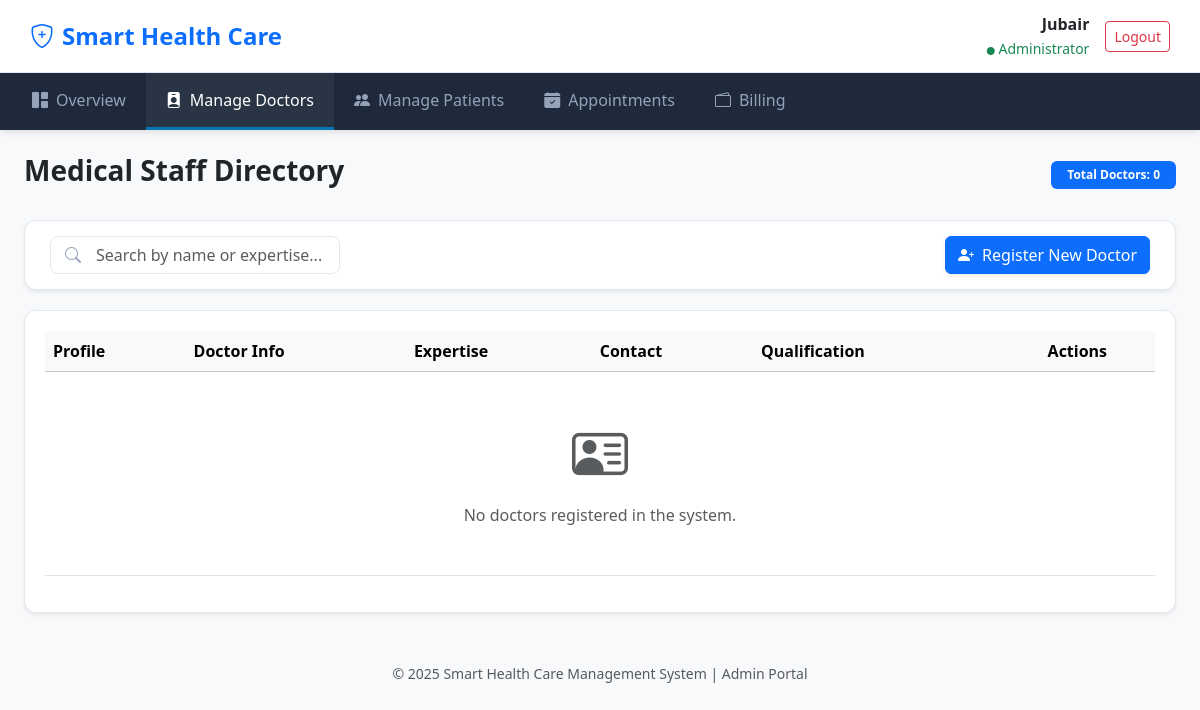
The app's page /admin/manage_doctors.php (signed in), older data.
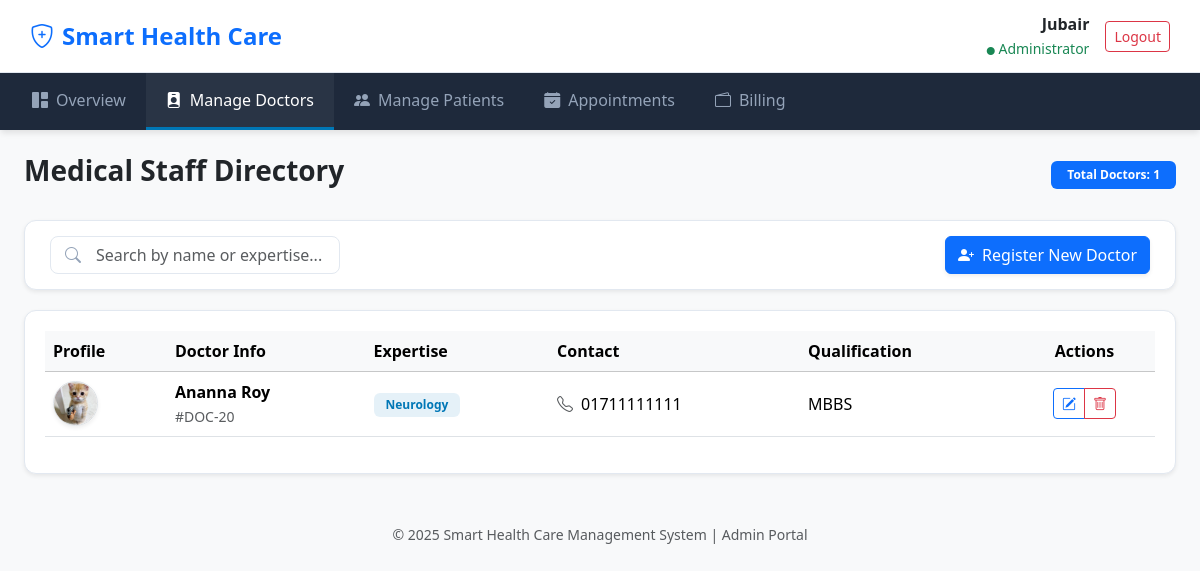
The same page, newer data.
### tables this page shows
CREATE TABLE `doctors` (
  `doctor_id` int(11) NOT NULL,
  `full_name` varchar(150) DEFAULT NULL,
  `expertise` varchar(100) NOT NULL,
  `qualification` varchar(255) DEFAULT NULL,
  `gender` enum('Male','Female','Other') DEFAULT NULL,
  `consultancy_fee` decimal(10,2) NOT NULL DEFAULT 0.00,
  `contact_number` varchar(20) NOT NULL,
  `image_url` varchar(255) DEFAULT 'assets/img/default_doctor.jpg',
  `availability` longtext DEFAULT NULL CHECK (json_valid(`availability`))
);

### admin/manage_doctors.php (the view, shortened to what the changed rows need)
<?php
require '../config/db.php';
try {
    $stmt = $pdo->query("SELECT * FROM Doctors ORDER BY doctor_id DESC");
    $doctors = $stmt->fetchAll();
} catch (PDOException $e) {
    $error_msg = "Error fetching doctors: " . $e->getMessage();
}
?>
<!DOCTYPE html>
<html lang="en">
<head>
    <link href="https://cdn.jsdelivr.net/npm/bootstrap@5.3.3/dist/css/bootstrap.min.css" rel="stylesheet">
    <link rel="stylesheet" href="https://cdn.jsdelivr.net/npm/bootstrap-icons@1.11.3/font/bootstrap-icons.min.css">
</head>
<body>
<div class="container-fluid px-4">
    <div class="d-flex justify-content-between align-items-center mb-4">
        <h3 class="fw-bold text-dark">Medical Staff Directory</h3>
        <span class="badge bg-primary px-3 py-2">Total Doctors: <?= count($doctors) ?></span>
    </div>
    <div class="table-container shadow-sm">
        <div class="table-responsive">
            <table class="table table-hover align-middle" id="doctorTable">
                <thead class="table-light">
                    <tr>
                        <th>Profile</th>
                        <th>Doctor Info</th>
                        <th>Expertise</th>
                        <th>Contact</th>
                        <th>Qualification</th>
                        <th class="text-center">Actions</th>
                    </tr>
                </thead>
                <tbody>
                    <?php if (empty($doctors)): ?>
                        <tr>
                            <td colspan="6" class="text-center py-5 text-muted">
                                <i class="bi bi-person-vcard display-4 d-block mb-3"></i>
                                No doctors registered in the system.
                            </td>
                        </tr>
                    <?php else: ?>
                        <?php foreach ($doctors as $doc): ?>
                        <tr>
                            <td>
                                <img src="../<?= htmlspecialchars($doc['image_url'] ?: 'assets/img/default_doc.jpg') ?>" class="doctor-img-table border shadow-sm">
                            </td>
                            <td>
                                <div class="fw-bold name-cell"><?= htmlspecialchars($doc['full_name']) ?></div>
                                <small class="text-muted">#DOC-<?= $doc['doctor_id'] ?></small>
                            </td>
                            <td><span class="badge badge-specialty expertise-cell"><?= htmlspecialchars($doc['expertise']) ?></span></td>
                            <td><i class="bi bi-telephone me-2 text-muted"></i><?= htmlspecialchars($doc['contact_number']) ?></td>
                            <td><?= htmlspecialchars($doc['qualification']) ?></td>
                            <td class="text-center">
                                <div class="btn-group">
                                    <a href="edit_doctor.php?id=<?= $doc['doctor_id'] ?>" class="btn btn-sm btn-outline-primary" title="Edit Profile">
                                        <i class="bi bi-pencil-square"></i>
                                    </a>
                                    <button onclick="confirmDelete(<?= $doc['doctor_id'] ?>)" class="btn btn-sm btn-outline-danger" title="Remove Doctor">
                                        <i class="bi bi-trash"></i>
                                    </button>
                                </div>
                            </td>
                        </tr>
                        <?php endforeach; ?>
                    <?php endif; ?>
                </tbody>
            </table>
        </div>
    </div>
</div>
</body>
</html>

Row changes from the older to the newer data that the page shows:
added doctors: image_url (picture), full_name "Ananna Roy", doctor_id "20", expertise "Neurology", contact_number "01711111111", qualification "MBBS"
Text that changed along with them:
count($doctors): "0" → "1"
text no longer shown: "No doctors registered in the system."
